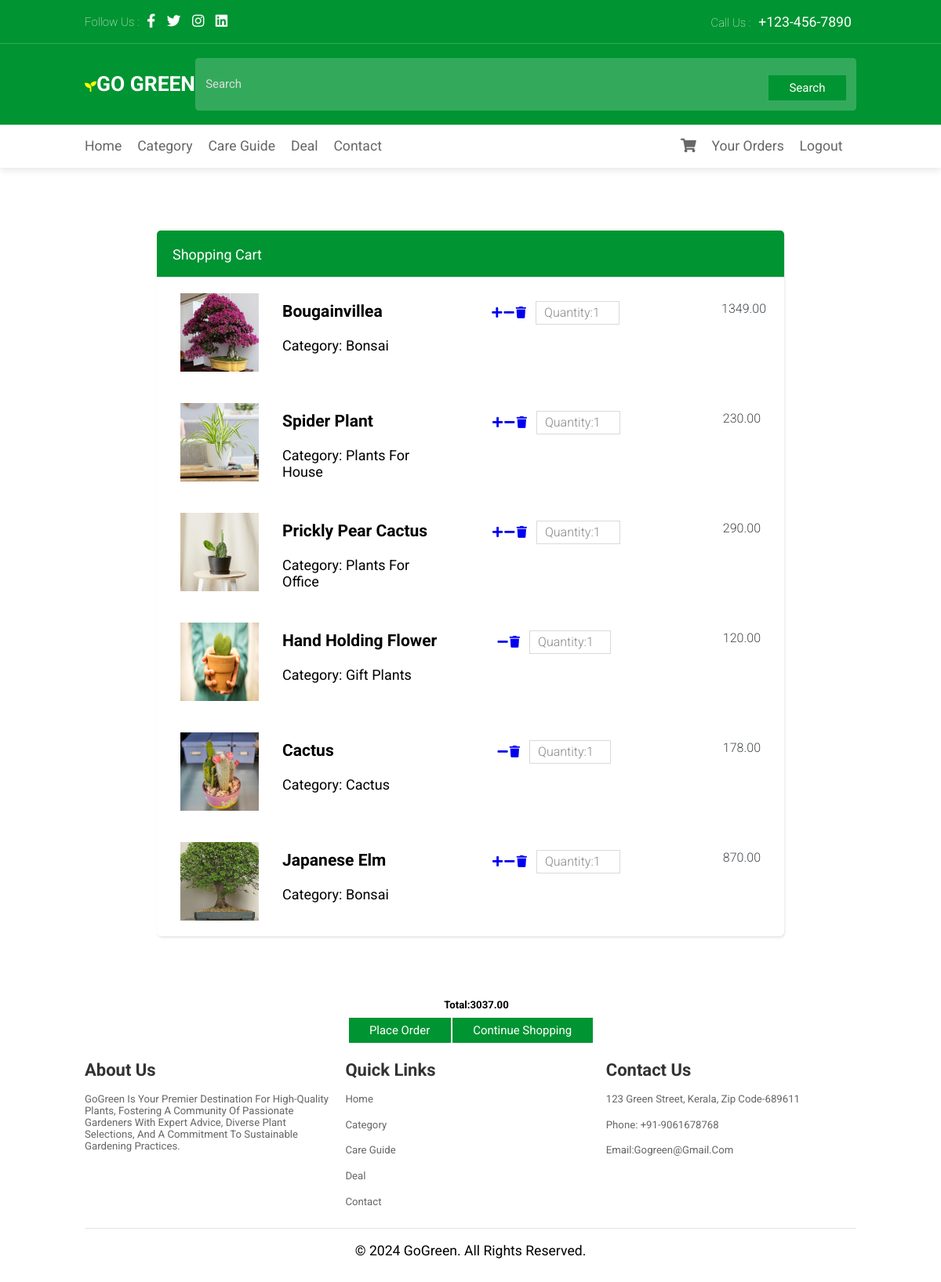
Page /viewcart (signed in) on the committed database.
### garden/models.py (models this page shows, shortened)
class Cart(models.Model):
    product=models.ForeignKey(Product,on_delete=models.CASCADE,null=True,blank=True)
    deal = models.ForeignKey(Deal, on_delete=models.CASCADE, null=True, blank=True)
    quantity=models.IntegerField()
    user=models.ForeignKey(User,on_delete=models.CASCADE)
    date_added=models.DateTimeField(auto_now_add=True)
    def subtotal(self):
        if self.product:
            return self.quantity * self.product.price
        elif self.deal:
            return self.quantity * self.deal.price
        else:
            return 0

class Product(models.Model):
    name=models.CharField(max_length=20)
    desc=models.TextField()
    image=models.ImageField(upload_to='images/products',null=True,blank=True)
    price=models.DecimalField(max_digits=10,decimal_places=2)
    category=models.ForeignKey(Category,on_delete=models.CASCADE)
    stock=models.IntegerField()
    available=models.BooleanField(default=True)
    created=models.DateTimeField(auto_now_add=True)
    updated=models.DateTimeField(auto_now=True)

class Category(models.Model):
    name=models.CharField(max_length=30)
    image=models.ImageField(upload_to='media/images',blank=True,null=True)

class Deal(models.Model):
    title = models.CharField(max_length=100)
    description = models.TextField()
    image = models.ImageField(upload_to='images/')
    price = models.DecimalField(max_digits=10, decimal_places=2)
    stock = models.IntegerField(default=0)

### garden/views.py (the view)
# urls.py: path("viewcart",views.cartview,name='view'),
@login_required
def cartview(request):
    u = request.user
    c = Cart.objects.filter(user=u)
    total = 0
    for item in c:
        if item.product:
            total += item.quantity * item.product.price
        elif item.deal:
            if item.deal.price:
                total += item.quantity * item.deal.price
    return render(request, 'cart.html', {'c': c, 'total': total})

### templates/cart.html
{% extends 'base.html' %}
{% load static %}
{% block content %}
<div class="shopping-cart row mb-5">
    <div class="title">
        Shopping Cart
    </div>
    {% for item in c %}
    <div class="item">
        <div class="image">
            {% if item.product %}
                <img src="{{ item.product.image.url }}" height="100px" width="100px">
            {% elif item.deal %}
                <img src="{{ item.deal.image.url }}" height="100px" width="100px">
            {% endif %}
        </div>
        <div class="description">
            {% if item.product %}
                <h3>{{ item.product.name }}</h3><br>
                Category: {{ item.product.category.name }}
            {% elif item.deal %}
                <h3>{{ item.deal.title }}</h3><br>
                Category: {{ item.deal.title }}
            {% endif %}
        </div>
        <div class="quantity">
            {% if item.product %}
                {% if item.product.stock > 0 %}
        <a href="{% url 'pcart' item.product.name %}"><i class="fas fa-plus text-danger fs-4"></i></a>
        <a href="{% url 'pdcart' item.product.name %}"><i class="fas fa-minus text-danger fs-4"></i> </a>
        <a href="{% url 'prcart' item.product.name %}"><i class="fas fa-trash text-danger "></i> </a>
      <input type="text" name="name" value="Quantity:{{item.quantity}}">
      {% else %}
        <a href="{% url 'pdcart' item.product.name %}"><i class="fas fa-minus text-danger fs-4"></i> </a>
        <a href="{% url 'prcart' item.product.name %}"><i class="fas fa-trash text-danger "></i> </a>
        <input type="text" name="name" value="Quantity:{{item.quantity}}">
        {% endif %}
            {% elif item.deal %}
                {% if item.deal.stock > 0 %}
        <a href="{% url 'dcart' item.deal.title %}?deal=true"><i class="fas fa-plus text-danger fs-4"></i></a>
        <a href="{% url 'ddcart' item.deal.title %}?deal=true"><i class="fas fa-minus text-danger fs-4"></i> </a>
        <a href="{% url 'drcart' item.deal.title %}?deal=true"><i class="fas fa-trash text-danger "></i> </a>
      <input type="text" name="name" value="Quantity:{{item.quantity}}">
      {% else %}
        <a href="{% url 'ddcart' item.deal.title %}?deal=true"><i class="fas fa-minus text-danger fs-4"></i> </a>
        <a href="{% url 'drcart' item.deal.title %}?deal=true"><i class="fas fa-trash text-danger "></i> </a>
        <input type="text" name="name" value="Quantity:{{item.quantity}}">
        {% endif %}
            {% endif %}
        </div>
        <div class="total-price">{{ item.subtotal }}</div>
    </div>
    {% endfor %}
</div>
<center>
    <div class="proceed">
        <h2>Total:{{ total }}</h2>
        <a href="{% url 'orderform' %}" class="btn">Place Order</a>
        <a href="{% url 'category' %}" class="btn">Continue Shopping</a>
    </div>
</center>
{% endblock %}

### static/css/styleg.css (style rules this page uses)
:root { --green:#009432; }
* { font-family: 'Roboto', sans-serif; margin:0; padding:0; box-sizing: border-box; text-transform: capitalize; outline: none; border:none; text-decoration: none; transition: all .2s linear; }
html { font-size: 62.5%; overflow-x: hidden; scroll-behavior: smooth; scroll-padding-top: 7rem; }
.btn { display: inline-block; margin-top: 1rem; padding:.8rem 3rem; background:var(--green); color:#fff; font-size: 1.7rem; cursor: pointer; }
@media (max-width:1200px) { html { font-size: 55%; } }
.shopping-cart { width: 800px; margin: 80px auto; background: #FFFFFF; box-shadow: 1px 2px 3px 0px rgba(0,0,0,0.10); border-radius: 6px; display: flex; flex-direction: column; }
.title { height: 60px; border-bottom: 1px solid #E1E8EE; padding: 20px 30px; color: #5E6977; font-size: 18px; font-weight: 400; }
.item { padding: 20px 30px; height: 120px; display: flex; margin-bottom:20px; }
.description { padding-top: 10px; margin-right: 60px; margin-left:30px; width: 250px; font-size: 18px; font-weight: 400; }
.quantity { padding-top: 10px; margin-right: 80px; }
.quantity input { margin-left:10px; width: 80px; font-size: 16px; color: #43484D; font-weight: 300; }
.total-price { width: 50px; padding-top: 10px; text-align: center; font-size: 16px; color: #43484D; font-weight: 300; }
.fas { font-size:15px; }
.title { background-color:#009432; border-radius:5px 5px 0 0 ; padding: 20px; color: white; }
h2 { margin: 0; padding-left: 15px; }
input[type="text"], input[type="tel"], input[type="email"], select { width: 50%; height: 30px; padding: 5px 10px; margin-bottom: 10px; border: 1px solid #dadada; color: #888; }

### rows in the picture
Cart: product.image (picture), product.name "Bougainvillea", product.category.name "Bonsai", name "Quantity:1", subtotal "1349.00"
Cart: product.image (picture), product.name "Spider Plant", product.category.name "Plants For House", name "Quantity:1", subtotal "230.00"
Cart: product.image (picture), product.name "Prickly Pear Cactus", product.category.name "Plants For Office", name "Quantity:1", subtotal "290.00"
Cart: product.image (picture), product.name "Hand Holding Flower", product.category.name "Gift Plants", name "Quantity:1", subtotal "120.00"
Cart: deal.image (picture), deal "Cactus", name "Quantity:1", subtotal "178.00"
Cart: product.image (picture), product.name "Japanese Elm", product.category.name "Bonsai", name "Quantity:1", subtotal "870.00"

### other values in the picture
{{ total }} "3037.00"
